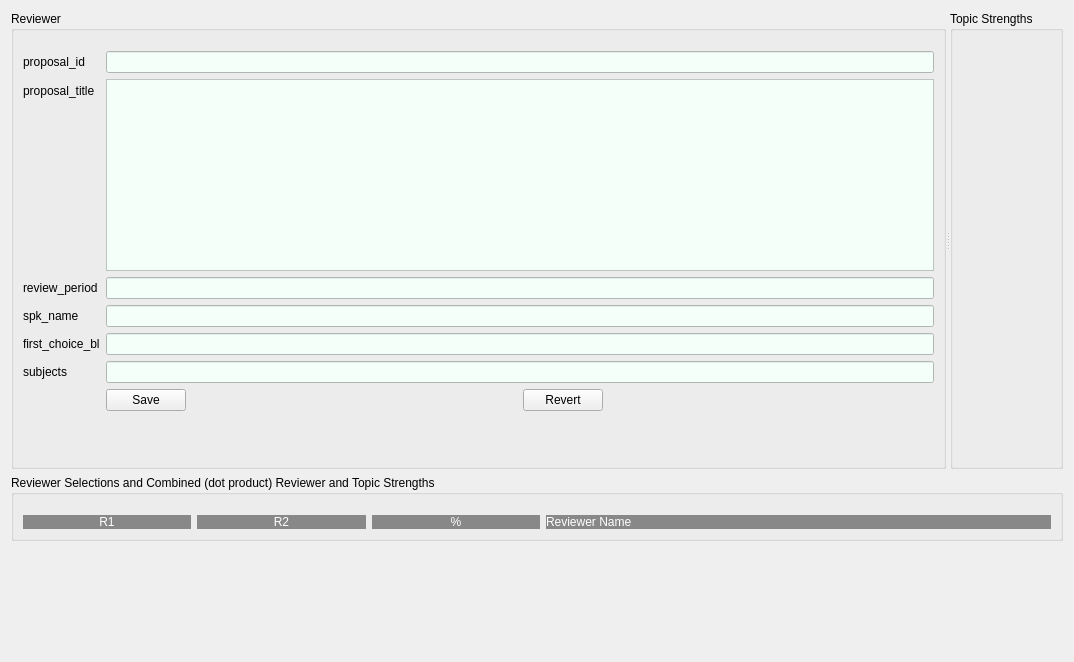
<?xml version="1.0" encoding="UTF-8"?>
<ui version="4.0">
 <class>Form</class>
 <widget class="QWidget" name="Form">
  <property name="geometry">
   <rect>
    <x>0</x>
    <y>0</y>
    <width>1074</width>
    <height>662</height>
   </rect>
  </property>
  <property name="windowTitle">
   <string>Form</string>
  </property>
  <layout class="QGridLayout" name="gridLayout">
   <item row="1" column="0">
    <widget class="QGroupBox" name="groupBox">
     <property name="title">
      <string>Reviewer Selections and Combined (dot product) Reviewer and Topic Strengths</string>
     </property>
     <layout class="QGridLayout" name="gridLayout_4">
      <property name="topMargin">
       <number>20</number>
      </property>
      <item row="0" column="0">
       <layout class="QGridLayout" name="reviewer_grid_layout" columnstretch="1,1,1,3">
        <item row="0" column="0">
         <widget class="QLabel" name="R1_lbl">
          <property name="styleSheet">
           <string notr="true">background: #888; color: white</string>
          </property>
          <property name="text">
           <string>R1</string>
          </property>
          <property name="alignment">
           <set>Qt::AlignCenter</set>
          </property>
         </widget>
        </item>
        <item row="0" column="3">
         <widget class="QLabel" name="reviewer_name_lbl">
          <property name="styleSheet">
           <string notr="true">background: #888; color: white</string>
          </property>
          <property name="text">
           <string>Reviewer Name</string>
          </property>
         </widget>
        </item>
        <item row="0" column="1">
         <widget class="QLabel" name="R2_lbl">
          <property name="styleSheet">
           <string notr="true">background: #888; color: white</string>
          </property>
          <property name="text">
           <string>R2</string>
          </property>
          <property name="alignment">
           <set>Qt::AlignCenter</set>
          </property>
         </widget>
        </item>
        <item row="0" column="2">
         <widget class="QLabel" name="percent_lbl">
          <property name="styleSheet">
           <string notr="true">background: #888; color: white</string>
          </property>
          <property name="text">
           <string>%</string>
          </property>
          <property name="alignment">
           <set>Qt::AlignCenter</set>
          </property>
         </widget>
        </item>
       </layout>
      </item>
     </layout>
    </widget>
   </item>
   <item row="0" column="0">
    <widget class="QSplitter" name="splitter">
     <property name="orientation">
      <enum>Qt::Horizontal</enum>
     </property>
     <property name="childrenCollapsible">
      <bool>false</bool>
     </property>
     <widget class="QGroupBox" name="reviewer_box">
      <property name="title">
       <string>Reviewer</string>
      </property>
      <layout class="QGridLayout" name="gridLayout_2">
       <property name="topMargin">
        <number>20</number>
       </property>
       <item row="0" column="0">
        <layout class="QFormLayout" name="formLayout">
         <item row="0" column="0">
          <widget class="QLabel" name="label">
           <property name="text">
            <string>proposal_id</string>
           </property>
          </widget>
         </item>
         <item row="0" column="1">
          <widget class="QLineEdit" name="proposal_id">
           <property name="styleSheet">
            <string notr="true">background: #F5FFFA</string>
           </property>
           <property name="readOnly">
            <bool>true</bool>
           </property>
          </widget>
         </item>
         <item row="1" column="0">
          <widget class="QLabel" name="label_2">
           <property name="text">
            <string>proposal_title</string>
           </property>
          </widget>
         </item>
         <item row="2" column="0">
          <widget class="QLabel" name="label_3">
           <property name="text">
            <string>review_period</string>
           </property>
          </widget>
         </item>
         <item row="2" column="1">
          <widget class="QLineEdit" name="review_period">
           <property name="styleSheet">
            <string notr="true">background: #F5FFFA</string>
           </property>
           <property name="readOnly">
            <bool>true</bool>
           </property>
          </widget>
         </item>
         <item row="3" column="0">
          <widget class="QLabel" name="label_4">
           <property name="text">
            <string>spk_name</string>
           </property>
          </widget>
         </item>
         <item row="3" column="1">
          <widget class="QLineEdit" name="spk_name">
           <property name="styleSheet">
            <string notr="true">background: #F5FFFA</string>
           </property>
           <property name="readOnly">
            <bool>true</bool>
           </property>
          </widget>
         </item>
         <item row="4" column="0">
          <widget class="QLabel" name="label_5">
           <property name="text">
            <string>first_choice_bl</string>
           </property>
          </widget>
         </item>
         <item row="4" column="1">
          <widget class="QLineEdit" name="first_choice_bl">
           <property name="styleSheet">
            <string notr="true">background: #F5FFFA</string>
           </property>
           <property name="readOnly">
            <bool>true</bool>
           </property>
          </widget>
         </item>
         <item row="5" column="0">
          <widget class="QLabel" name="label_6">
           <property name="text">
            <string>subjects</string>
           </property>
          </widget>
         </item>
         <item row="6" column="1">
          <layout class="QHBoxLayout" name="horizontalLayout">
           <item>
            <widget class="QPushButton" name="save_pb">
             <property name="text">
              <string>Save</string>
             </property>
            </widget>
           </item>
           <item>
            <spacer name="horizontalSpacer_2">
             <property name="orientation">
              <enum>Qt::Horizontal</enum>
             </property>
             <property name="sizeHint" stdset="0">
              <size>
               <width>40</width>
               <height>20</height>
              </size>
             </property>
            </spacer>
           </item>
           <item>
            <widget class="QPushButton" name="revert_pb">
             <property name="text">
              <string>Revert</string>
             </property>
            </widget>
           </item>
           <item>
            <spacer name="horizontalSpacer">
             <property name="orientation">
              <enum>Qt::Horizontal</enum>
             </property>
             <property name="sizeHint" stdset="0">
              <size>
               <width>40</width>
               <height>20</height>
              </size>
             </property>
            </spacer>
           </item>
          </layout>
         </item>
         <item row="7" column="1">
          <spacer name="verticalSpacer_2">
           <property name="orientation">
            <enum>Qt::Vertical</enum>
           </property>
           <property name="sizeHint" stdset="0">
            <size>
             <width>20</width>
             <height>40</height>
            </size>
           </property>
          </spacer>
         </item>
         <item row="1" column="1">
          <widget class="QPlainTextEdit" name="proposal_title">
           <property name="styleSheet">
            <string notr="true">background: #F5FFFA</string>
           </property>
           <property name="plainText">
            <string/>
           </property>
           <property name="textInteractionFlags">
            <set>Qt::TextSelectableByKeyboard|Qt::TextSelectableByMouse</set>
           </property>
          </widget>
         </item>
         <item row="5" column="1">
          <widget class="QLineEdit" name="subjects">
           <property name="styleSheet">
            <string notr="true">background: #F5FFFA</string>
           </property>
           <property name="readOnly">
            <bool>true</bool>
           </property>
          </widget>
         </item>
        </layout>
       </item>
      </layout>
     </widget>
     <widget class="QGroupBox" name="topic_box">
      <property name="title">
       <string>Topic Strengths</string>
      </property>
      <property name="alignment">
       <set>Qt::AlignLeading|Qt::AlignLeft|Qt::AlignTop</set>
      </property>
      <layout class="QGridLayout" name="gridLayout_3">
       <property name="topMargin">
        <number>20</number>
       </property>
       <item row="0" column="1">
        <layout class="QGridLayout" name="topic_layout"/>
       </item>
       <item row="1" column="1">
        <spacer name="verticalSpacer_3">
         <property name="orientation">
          <enum>Qt::Vertical</enum>
         </property>
         <property name="sizeHint" stdset="0">
          <size>
           <width>20</width>
           <height>40</height>
          </size>
         </property>
        </spacer>
       </item>
      </layout>
     </widget>
    </widget>
   </item>
   <item row="2" column="0">
    <spacer name="verticalSpacer">
     <property name="orientation">
      <enum>Qt::Vertical</enum>
     </property>
     <property name="sizeHint" stdset="0">
      <size>
       <width>20</width>
       <height>40</height>
      </size>
     </property>
    </spacer>
   </item>
  </layout>
 </widget>
 <resources/>
 <connections/>
</ui>
